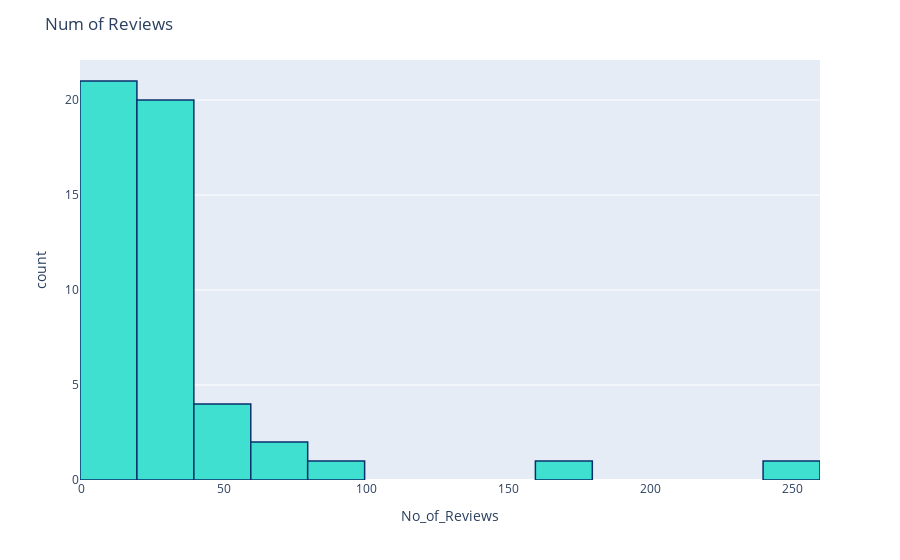

Notebook code cell kept with this figure:
### Code cell
# Num of Reviews- all courses
fig = px.histogram(dfRating, x="No_of_Reviews")
fig.update_traces(marker_color="turquoise",marker_line_color='rgb(8,48,107)',
                  marker_line_width=1.5)
fig.update_layout(title_text='Num of Reviews')
py.plot(fig)
fig.show()

### Figure 1 — Plotly figure (JSON) as saved in the notebook; plotly's stock layout.template omitted (floating-point values rounded to 4 significant figures)
{"data": [{"alignmentgroup": "True", "bingroup": "x", "hovertemplate": "No_of_Reviews=%{x}<br>count=%{y}<extra></extra>", "legendgroup": "", "marker": {"color": "turquoise", "line": {"color": "rgb(8,48,107)", "width": 1.5}}, "name": "", "offsetgroup": "", "orientation": "v", "showlegend": false, "type": "histogram", "x": [245, 165, 57, 76, 46, 80, 32, 64, 34, 35, 33, 47, 27, 39, 26, 23, 25, 25, 31, 24, 20, 41, 18, 21, 20, 17, 14, 22, 12, 12, 34, 33, 9, 26, 10, 9, 10, 9, 5, 9, 10, 4, 6, 4, 3, 6, 4, 19, 7, 24], "xaxis": "x", "yaxis": "y"}], "layout": {"barmode": "relative", "legend": {"tracegroupgap": 0}, "margin": {"t": 60}, "title": {"text": "Num of Reviews"}, "xaxis": {"anchor": "y", "domain": [0, 1], "title": {"text": "No_of_Reviews"}}, "yaxis": {"anchor": "x", "domain": [0, 1], "title": {"text": "count"}}}}
